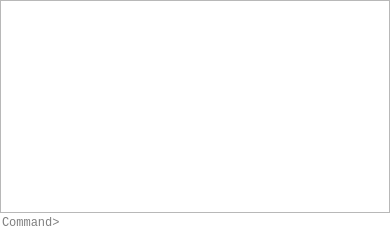
<?xml version="1.0" encoding="UTF-8"?>
<ui version="4.0">
 <class>DockCommand</class>
 <widget class="QDockWidget" name="DockCommand">
  <property name="geometry">
   <rect>
    <x>0</x>
    <y>0</y>
    <width>390</width>
    <height>233</height>
   </rect>
  </property>
  <property name="windowTitle">
   <string>Command Window</string>
  </property>
  <widget class="QWidget" name="dockWidgetContents">
   <layout class="QVBoxLayout" name="verticalLayout">
    <property name="spacing">
     <number>0</number>
    </property>
    <property name="leftMargin">
     <number>0</number>
    </property>
    <property name="topMargin">
     <number>0</number>
    </property>
    <property name="rightMargin">
     <number>0</number>
    </property>
    <property name="bottomMargin">
     <number>0</number>
    </property>
    <item>
     <widget class="QPlainTextEdit" name="textEdit">
      <property name="font">
       <font>
        <family>Consolas</family>
        <pointsize>9</pointsize>
       </font>
      </property>
      <property name="lineWidth">
       <number>0</number>
      </property>
      <property name="lineWrapMode">
       <enum>QPlainTextEdit::LineWrapMode::NoWrap</enum>
      </property>
      <property name="readOnly">
       <bool>true</bool>
      </property>
      <property name="cursorWidth">
       <number>7</number>
      </property>
     </widget>
    </item>
    <item>
     <widget class="QLineEdit" name="lineEdit">
      <property name="font">
       <font>
        <family>Consolas</family>
        <pointsize>9</pointsize>
       </font>
      </property>
      <property name="frame">
       <bool>false</bool>
      </property>
      <property name="placeholderText">
       <string>Command&gt;</string>
      </property>
      <property name="clearButtonEnabled">
       <bool>true</bool>
      </property>
     </widget>
    </item>
   </layout>
  </widget>
 </widget>
 <resources/>
 <connections/>
</ui>
